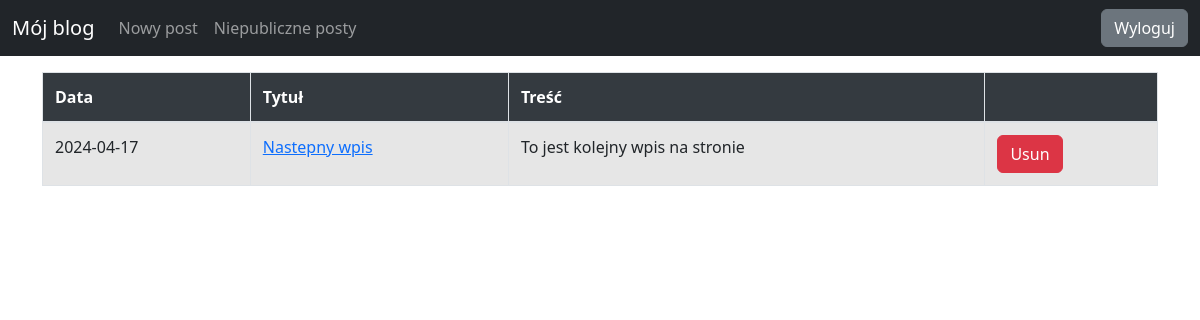
Screenshot of /list_drafts (signed in) with the database file from the repository.
### blog/models.py (models this page shows)
class Entry(db.Model):
    id = db.Column(db.Integer, primary_key=True)
    title = db.Column(db.String(80), nullable=False)
    body = db.Column(db.Text, nullable=False)
    pub_date = db.Column(db.DateTime, nullable=False, default=datetime.datetime.utcnow)
    is_published = db.Column(db.Boolean, default=False)

### blog/routes.py (the view)
@app.route("/list_drafts", methods=['GET', 'POST'])
@login_required
def list_drafts():
   drafts = Entry.query.filter_by(is_published=False).order_by(Entry.pub_date.desc())
   return render_template("drafts.html", drafts=drafts)

### blog/routes.py (called while the page is built)
def login_required(view_func):
   @functools.wraps(view_func)
   def check_permissions(*args, **kwargs):
      if session.get('logged_in'):
         return view_func(*args, **kwargs)
      return redirect(url_for('login', next=request.path))
   return check_permissions

### blog/templates/drafts.html
{% extends "base.html" %}
{% block content %}
<div class="container mt-3">
    <table class="table table-hover table-striped table-bordered">
        <thead class="thead-dark">
            <tr>
                <th scope="col">Data</th>
                <th scope="col">Tytuł</th>
                <th scope="col">Treść</th>
                <th scope="col"></th>
            </tr>
        </thead>
        <tbody>
            {% for post in drafts %}
                <tr>
                    <td>{{ post.pub_date.strftime('%Y-%m-%d') }}</td>
                    <td>
                        <a href="{{ url_for('manage_entry', entry_id=post.id) }}">
                            {{ post.title }}
                        </a>
                    </td>
                    <td>{{ post.body|truncate(100, true) }}</td>
                    <form action="{{ url_for('delete_entry', entry_id=post.id) }}" method="post">
                        <td><button class="btn btn-danger" type="submit">Usun</button></td>
                    </form>
                </tr>
            {% endfor %}
        </tbody>
    </table>
</div>
{% endblock %}

### rows the page displays
Entry: pub_date "2024-04-17", title "Nastepny wpis", body "To jest kolejny wpis na stronie"
